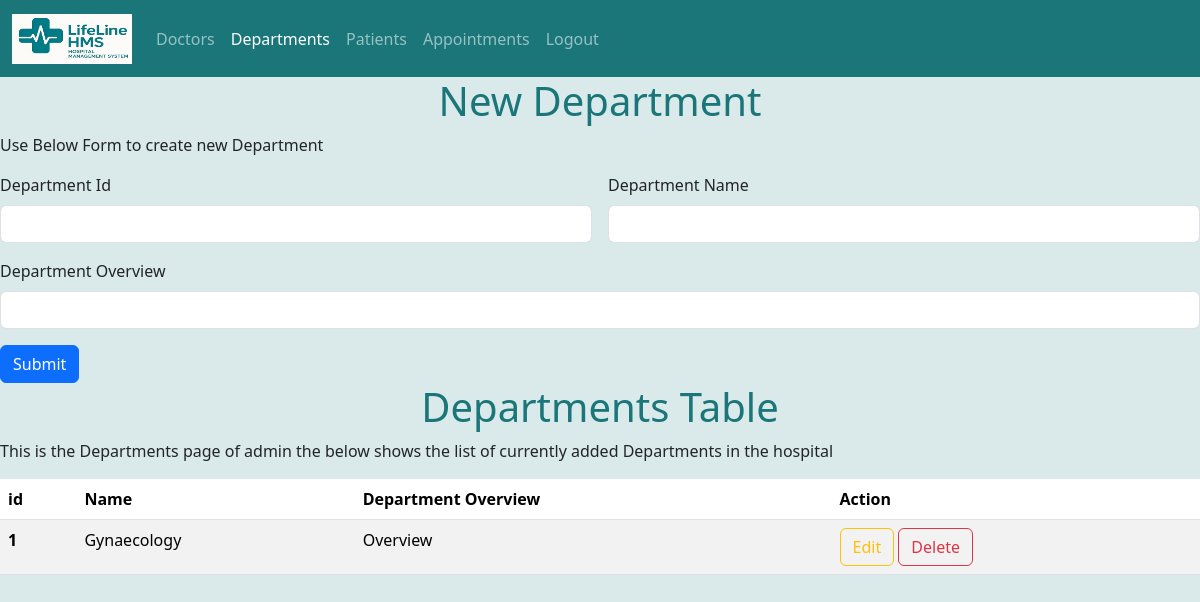
Page /SignedIn/admin/Departments on the earlier database version.
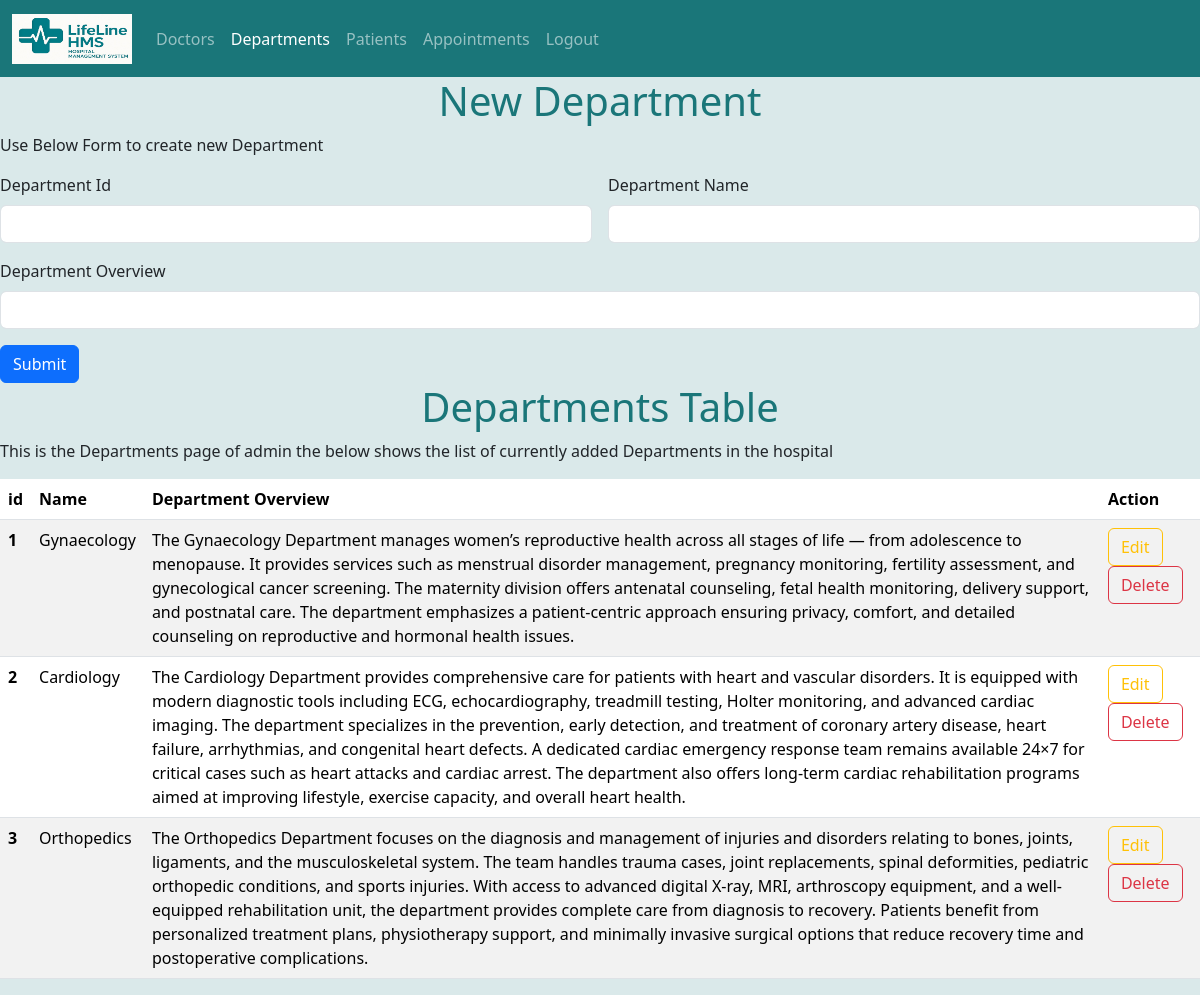
Same page on the later database version.
### app/models.py (models this page shows)
class Department(db.Model):
    __tablename__ = "departments"
    id = db.Column(db.Integer, primary_key=True)
    name = db.Column(db.String(120), unique=True, nullable=False)
    overview = db.Column(db.Text)
    doctors = db.relationship("Doctor", back_populates="department", cascade="all,delete-orphan")

### app/app.py (the view)
@app.route('/SignedIn/admin/Departments')
def departments():
    message = request.args.get('message')
    conn = sqlite3.connect('./instance/dev.db')
    c = conn.cursor()
    c.execute("SELECT * FROM departments")
    allDepartments = c.fetchall()
    print(allDepartments)
    conn.close()
    return render_template('SignedIn/departments.html', allDepartments=allDepartments,message=message)

### app/templates/SignedIn/departments.html (shortened to what this page needs)
<!doctype html>
<html lang="en">
  <head>
    <link href="https://cdn.jsdelivr.net/npm/bootstrap@5.3.8/dist/css/bootstrap.min.css" rel="stylesheet">
    <link rel="stylesheet" href="./style/style.css">
  </head>
  <body style="background-color:#dae9ea;">
    <nav class="navbar navbar-expand-lg navbar-dark" style="background-color: #1a7679;">
        <div class="container-fluid">
            <a class="navbar-brand" href="/SignedIn/admin/Doctors">
                <img src="../../static/logo.jpg" alt="Logo" width="120" height="50" class="d-inline-block align-text-top">
            </a>
            <div class="collapse navbar-collapse" id="navbarNavDropdown">
                <ul class="navbar-nav">
                    <li class="nav-item">
                        <a class="nav-link" aria-current="page" href="/SignedIn/admin/Doctors">Doctors</a>
                    </li>
                    <li class="nav-item">
                        <a class="nav-link active" href="/SignedIn/admin/Departments">Departments</a>
                    </li>
                    <li class="nav-item">
                        <a class="nav-link" href="/SignedIn/admin/patients">Patients</a>
                    </li>
                    <li class="nav-item">
                        <a class="nav-link" href="/SignedIn/admin/appointments">Appointments</a>
                    </li>
                    <li class="nav-item">
                        <a class="nav-link" href="/">Logout</a>
                    </li>
                </ul>
            </div>
        </div>
    </nav>
    <div>
      <h1 style="text-align: center; color: #1a7679;">New Department</h1>
      <p>Use Below Form to create new Department</p>
        <form id="Department_registeration_form" class="row g-3" action="/SignedIn/admin/Departments/add" method="POST">
            <div class="col col-md-6">
                <label for="Departmentidlabel" class="form-label">Department Id</label>
                <input type="number" class="form-control" id="department_id"  name="department_id">
            </div>
            <div class="col col-md-6">
                <label for="Departmentnamelabel" class="form-label">Department Name</label>
                <input type="text" class="form-control" id="department_name" name="department_name">
            </div>
            <div class="col col-md-12">
                <label for="Departmentoverviewlabel" class="form-label">Department Overview</label>
                <input type="text" class="form-control" id="department_overview" name="department_overview">
            </div>
            <div class="col-auto">
                <button type="submit" class="btn btn-primary">Submit</button>
            </div>
        </form>
    </div>
    <div>
      <h1 style="text-align: center; color: #1a7679;">Departments Table</h1>
      <p> This is the Departments page of admin the below shows the list of currently added Departments in the hospital</p>
    </div>
    <div class="table-responsive">
      <table class="table table-striped table-hover">
        <thead>
          <tr>
            <th scope="col">id</th>
            <th scope="col">Name</th>
            <th scope="col">Department Overview</th>
            <th scope="col">Action</th>
          </tr>
        </thead>
        <tbody>
          {% for Department in allDepartments %}
            <tr>
              <th scope="row">{{Department[0]}}</th>
              <td>{{ Department[1]}}</td>
              <td>{{Department[2]}}</td>
              <td>
                <button type="button" class="btn btn-outline-warning"
                    data-bs-toggle="modal"
                    data-bs-target="#editModal"
                    data-id="{{ Department[0] }}"
                    data-name="{{ Department[1]|e }}"
                    data-overview="{{ Department[2]|e }}">
                    Edit
                </button>
                <a class="btn btn-outline-danger" href="{{ url_for('departments_delete', dept_id=Department[0]) }}" >
                  Delete
                </a>
              </td>
            </tr>
          {% endfor %}
        </tbody>
      </table>
    </div>
  </body>
</html>

Differences in the rows shown:
changed Department "Gynaecology": overview "Overview" → "The Gynaecology Department manages women’s reproductive health across all stages of life — from adolescence to menopause. It provides services such as menstrual disorder management, pregnancy monitoring, fertility assessment, and gynecological cancer screening. The maternity division offers antenatal counseling, fetal health monitoring, delivery support, and postnatal care. The department emphasizes a patient-centric approach ensuring privacy, comfort, and detailed counseling on reproductive and hormonal health issues."
added Department: id "2", name "Cardiology", overview "The Cardiology Department provides comprehensive care for patients with heart and vascular disorders. It is equipped with modern diagnostic tools including ECG, echocardiography, treadmill testing, Holter monitoring, and advanced cardiac imaging. The department specializes in the prevention, early detection, and treatment of coronary artery disease, heart failure, arrhythmias, and congenital heart defects. A dedicated cardiac emergency response team remains available 24×7 for critical cases such as heart attacks and cardiac arrest. The department also offers long-term cardiac rehabilitation programs aimed at improving lifestyle, exercise capacity, and overall heart health."
added Department: id "3", name "Orthopedics", overview "The Orthopedics Department focuses on the diagnosis and management of injuries and disorders relating to bones, joints, ligaments, and the musculoskeletal system. The team handles trauma cases, joint replacements, spinal deformities, pediatric orthopedic conditions, and sports injuries. With access to advanced digital X-ray, MRI, arthroscopy equipment, and a well-equipped rehabilitation unit, the department provides complete care from diagnosis to recovery. Patients benefit from personalized treatment plans, physiotherapy support, and minimally invasive surgical options that reduce recovery time and postoperative complications."
